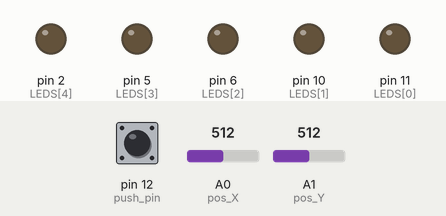
Recording of a sketch running on a simulated Arduino Uno, built with avr-gcc and run on an emulated ATmega328P. Parts: output pins drawn as LEDs (lit = HIGH). The test bench sets the inputs (shaded band); at power-on: A0 (pos_X) = 512, A1 (pos_Y) = 512, pin 12 (push_pin) HIGH.

Above: at 1.2 s.
1.3 s: A0 (pos_X) set to 530
At 1.6 s:
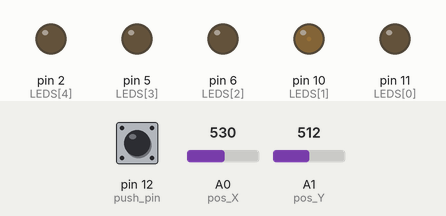
2.8 s: A1 (pos_Y) set to 530
At 3.9 s:
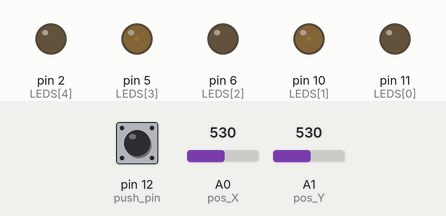
4.3 s: pin 12 (push_pin) pulled LOW for 0.15 s
At 4.37 s:
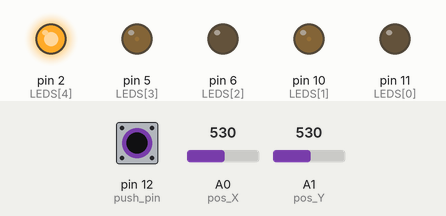
5.9 s: A0 (pos_X) set to 511
At 6.3 s:
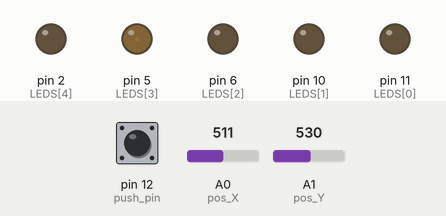
7.4 s: A1 (pos_Y) set to 470
At 8.6 s:
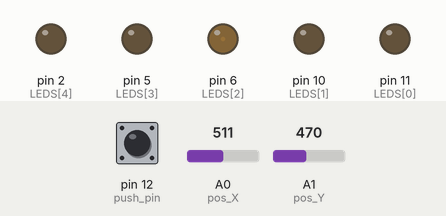
8.9 s: pin 12 (push_pin) pulled LOW for 1 s
At 9.7 s:
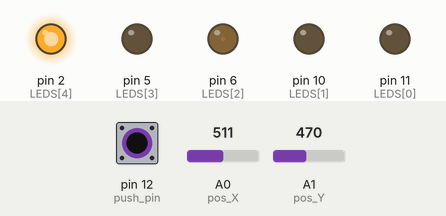
Timing chart, 0 to 11.9 s (numbered marks = the images above; inputs shaded):
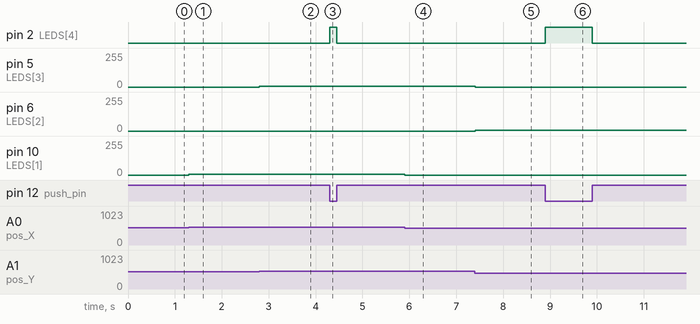

The sketch:

_18-2.ino
```cpp
/*
    District P
    아두이노 코딩#18-2
    조이스틱 모듈 다루기
*/

// 조이스틱 버튼은 아두이노 12번 핀
int push_pin = 12;
// 조이스틱 X방향은 아두이노 A0핀
int pos_X = A0;
// 조이스틱 Y방향은 아두이노 A1핀
int pos_Y = A1;

#define MAX_LED_CNT 5
// LED 순서: 좌, 우, 상, 하, 버튼 누름
unsigned char LEDS[MAX_LED_CNT] = {11, 10, 6, 5, 2};

void setup() {
    // 조이스틱 버튼은 INPUT_PULLUP
    pinMode(push_pin, INPUT_PULLUP);

    // LED들은 모두 OUTPUT으로 설정
    for (int i=0; i<MAX_LED_CNT; i++) {
        pinMode(LEDS[i], OUTPUT);
    }
}

void loop() {
    // 조이스틱의 X축 움직임을 X변수에 저장
    int X = analogRead(pos_X);
    // 조이스틱의 Y축 움직임을 Y변수에 저장
    int Y = analogRead(pos_Y);

    // 조이스틱 버튼을 누를 경우
    if (digitalRead(push_pin) == LOW) {
        digitalWrite(LEDS[4], HIGH);
    } else {
        digitalWrite(LEDS[4], LOW);
    }

    // 조이스틱을 좌측으로 움직인 경우
    if (X<480) {
        // 움직임 정도에 따라 좌측 LED 밝기 조절
        analogWrite(LEDS[0], map(X, 480, 0, 0, 255));
        // 우측 LED는 끔
        analogWrite(LEDS[1], 0);
    // 조이스틱을 우측으로 움직인 경우
    } else if (X>520) {
        // 좌측 LED는 끔
        analogWrite(LEDS[0], 0);
        // 우측 LED는 움직임 정도에 따라 밝기 조절
        analogWrite(LEDS[1], map(X, 520, 1023, 0, 255));
    // 조이스틱을 X축방향으로 움직이지 않은 경우
    } else {
        // 좌, 우 LED 둘다 끔
        analogWrite(LEDS[0], 0);
        analogWrite(LEDS[1], 0);
    }

    // 조이스틱을 상측으로 움직인 경우
    if (Y<480) {
        // 움직임 정도에 따라 상측 LED 밝기 조절
        analogWrite(LEDS[2], map(Y, 480, 0, 0, 255));
        // 하측 LED는 끔
        analogWrite(LEDS[3], 0);
    // 조이스틱을 하측으로 움직인 경우
    } else if (Y>520) {
        // 상측 LED는 끔
        analogWrite(LEDS[2], 0);
        // 움직임 정도에 따라 하측 LED 밝기 조절
        analogWrite(LEDS[3], map(Y, 520, 1023, 0, 255));
    // 조이스틱을 Y축방향으로 움직이지 않은 경우
    } else {
        // 상, 하 LED 둘다 끔
        analogWrite(LEDS[2], 0);
        analogWrite(LEDS[3], 0);
    }
}
```

Measured:
- after the input at 1.3 s, pin 10 (LEDS[1]): 0/255 → 5/255 at once
- after the input at 2.8 s, pin 5 (LEDS[3]): 0/255 → 5/255 at once
- after the input at 4.3 s, pin 2 (LEDS[4]): LOW → HIGH at once, → LOW 0.15 s later
- after the input at 5.9 s, pin 10 (LEDS[1]): 5/255 → 0/255 at once
- after the input at 7.4 s, pin 5 (LEDS[3]): 5/255 → 0/255 at once; pin 6 (LEDS[2]): 0/255 → 5/255 at once
- after the input at 8.9 s, pin 2 (LEDS[4]): LOW → HIGH at once, → LOW 1.0 s later
